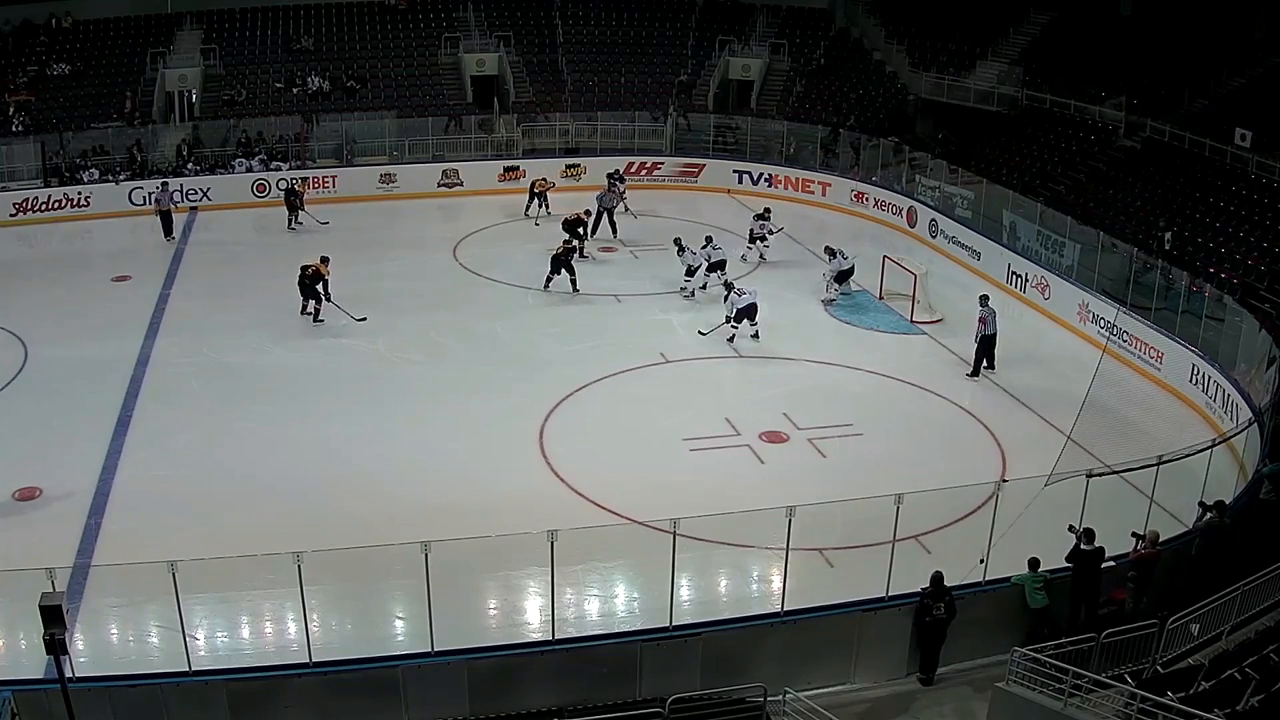
#> input picture frame 46 of area1.mov, 1280 x 720 px
$ python 'background1 + tracker.py'   (older library calls are emulated)
#> lines starting #> are read from the running program, lines starting #| are printed output that depends on the picture; after the words box and inside, x2 and y2 are one past the last pixel; in counts of white or black regions, pixels touching at a corner belong together
import numpy as np
import cv2
import init_points as ip


# ----- color quantization -----
# [36 lines left out: functions kmeans, filter_by_hist, not called in this run]


class BackGroundSubtractor:
    # When constructing background subtractor, we
    # take in two arguments:
    # 1) alpha: The background learning factor, its value should
    # be between 0 and 1. The higher the value, the more quickly
    # your program learns the changes in the background. Therefore,
    # for a static background use a lower value, like 0.001. But if
    # your background has moving trees and stuff, use a higher value,
    # maybe start with 0.01.
    # 2) firstFrame: This is the first frame from the video/webcam.
    def __init__(self, alpha, firstFrame):
        self.alpha = alpha
        self.backGroundModel = firstFrame

    # [12 lines left out: function getForeground, not called in this run]


# Just a simple function to perform
# some filtering before any further processing.
def denoise(frame):
    frame = cv2.medianBlur(frame, 5)
    # frame = cv2.GaussianBlur(frame, (5, 5), 0)

    return frame

path_video = 'video/'
# video_file = 'wide1.mp4'
video_file = 'area1.mov'

video = cv2.VideoCapture(path_video + video_file)

ret, frame = video.read()
#> frame is the input picture: shape (720, 1280, 3); mean B, G, R 91, 92.2, 89.3

fborders = ip.fborders


video_h, video_w = frame.shape[:2]
#> video_h = 720; video_w = 1280
video_k = 2
video_w = int(video_w/video_k)
#> video_w = 640
video_h = int(video_h/video_k)
#> video_h = 360
frame = cv2.resize(frame, (video_w, video_h))
#> frame: shape (360, 640, 3)

field_mask = np.zeros(frame.shape[:2], dtype="uint8")
cv2.fillPoly(field_mask,[np.array(fborders)], 255, 1)
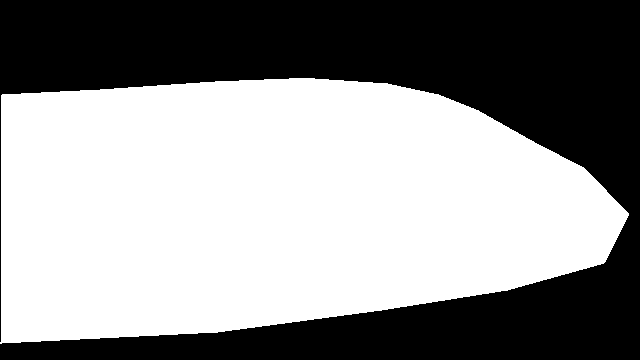
#> field_mask: shape (360, 640); 57.2% white; 1 black region, box (x1, y1, x2, y2) and area: (0, 0, 640, 360) 98592

# ------- hist 1 ------------
masked_field = cv2.bitwise_and(frame, frame, mask=field_mask)
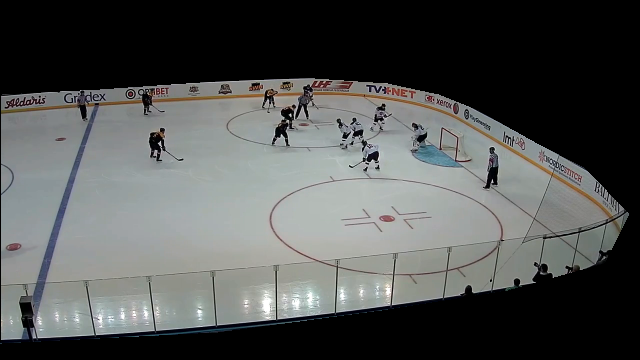
#> masked_field: shape (360, 640, 3); mean B, G, R 82.3, 83.4, 81.5
k_crop = 5


frame = denoise(frame)
#> in denoise, `frame = cv2.medianBlur(frame, 5)`:
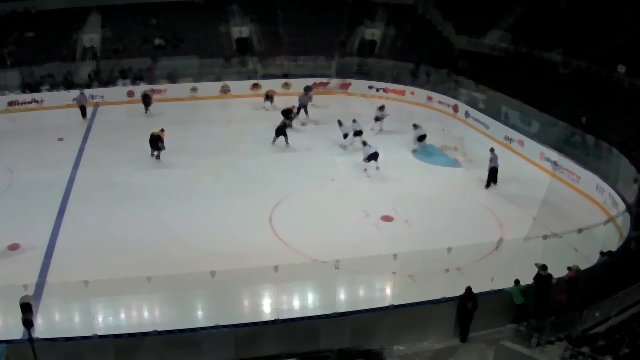
#> frame: shape (360, 640, 3); mean of channels 0, 1, 2 91.2, 92.4, 89.4; drawn as B, G, R

#  ------------- team 1 -----------
# team1_init_box = (149, 132, 47, 48)
#> (the run stopped early here; a loop or call above may not have finished)

$ run again, starting later in the video
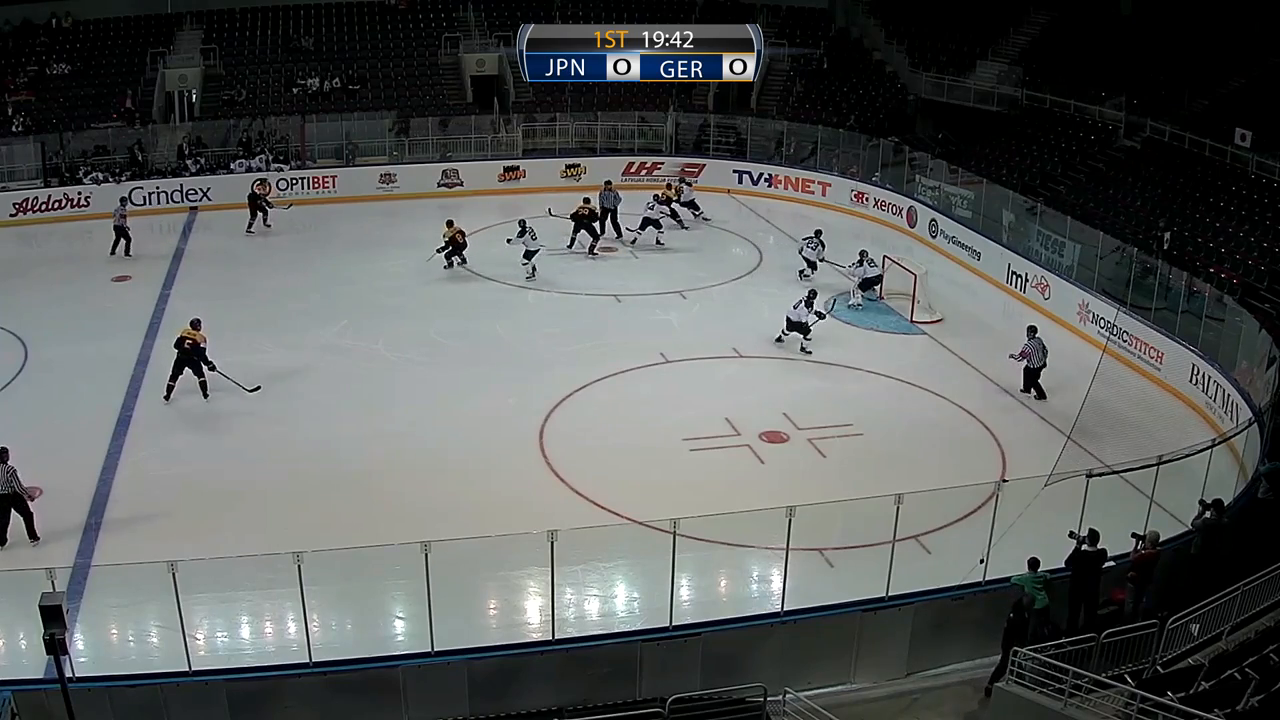
#> input picture frame 210 of area1.mov, 1280 x 720 px
#> frame is the input picture: shape (720, 1280, 3); mean B, G, R 92.5, 93.3, 90.4
#> field_mask: shape (360, 640); 57.2% white; 1 black region, box (x1, y1, x2, y2) and area: (0, 0, 640, 360) 98592
#> `masked_field = cv2.bitwise_and(frame, frame, mask=field_mask)`:
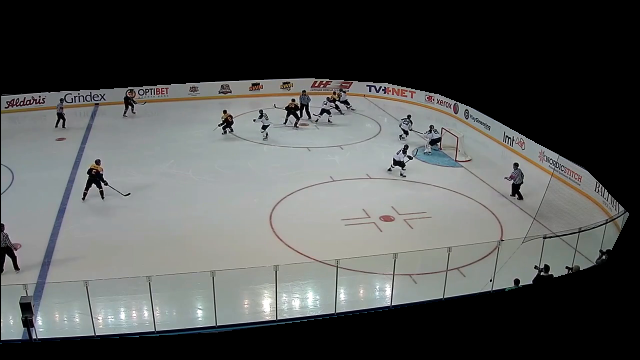
#> masked_field: shape (360, 640, 3); mean B, G, R 82.3, 83.3, 81.4
#> in denoise, `frame = cv2.medianBlur(frame, 5)`:
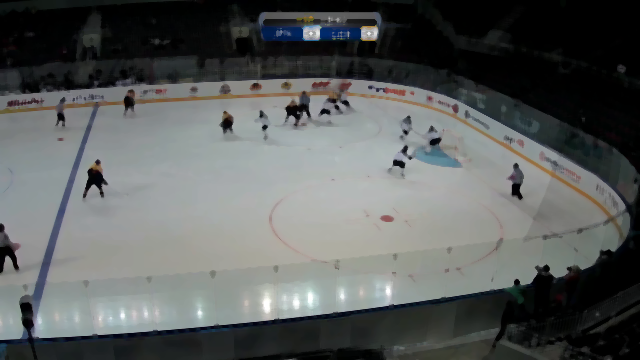
#> frame: shape (360, 640, 3); mean of channels 0, 1, 2 92.6, 93.4, 90.4; drawn as B, G, R

$ run again, starting later in the video
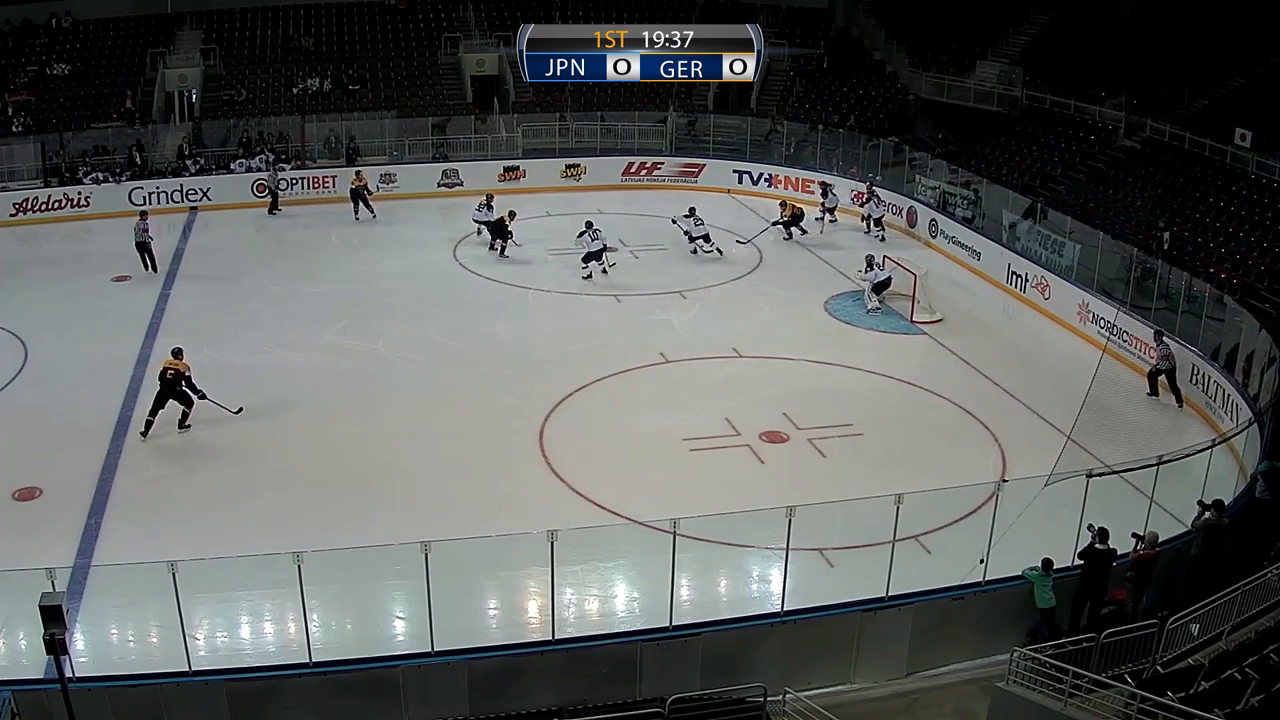
#> input picture frame 374 of area1.mov, 1280 x 720 px
#> frame is the input picture: shape (720, 1280, 3); mean B, G, R 93.3, 94.9, 92
#> field_mask: shape (360, 640); 57.2% white; 1 black region, box (x1, y1, x2, y2) and area: (0, 0, 640, 360) 98592
#> `masked_field = cv2.bitwise_and(frame, frame, mask=field_mask)`:
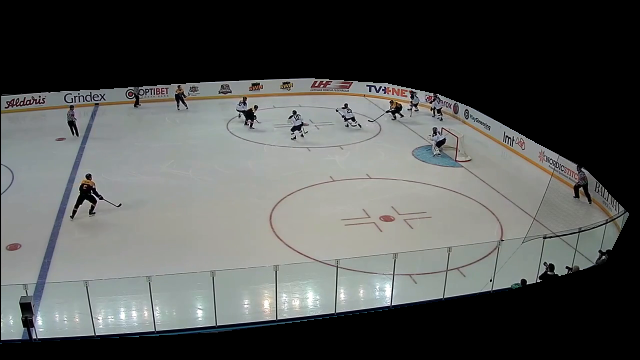
#> masked_field: shape (360, 640, 3); mean B, G, R 83.1, 84.7, 82.8
#> in denoise, `frame = cv2.medianBlur(frame, 5)`:
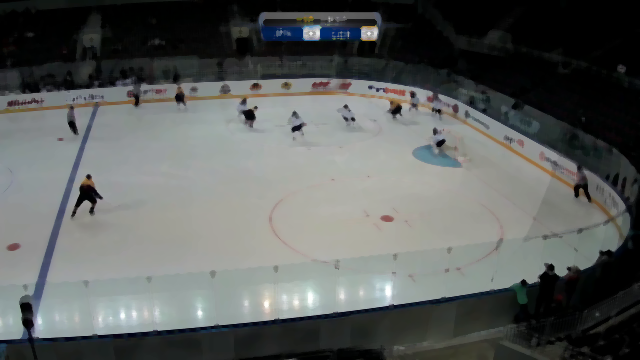
#> frame: shape (360, 640, 3); mean of channels 0, 1, 2 93.4, 95.1, 92; drawn as B, G, R
